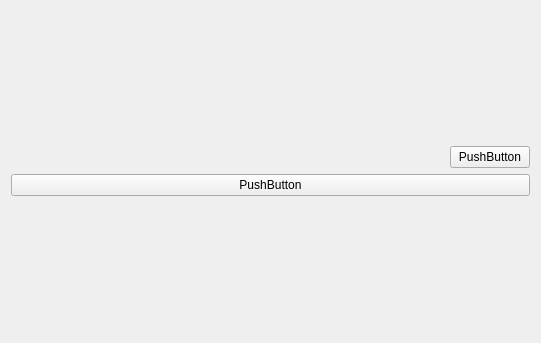
<?xml version="1.0" encoding="UTF-8"?>
<ui version="4.0">
 <class>Form</class>
 <widget class="QWidget" name="Form">
  <property name="geometry">
   <rect>
    <x>0</x>
    <y>0</y>
    <width>541</width>
    <height>343</height>
   </rect>
  </property>
  <property name="windowTitle">
   <string>Form</string>
  </property>
  <layout class="QGridLayout" name="gridLayout">
   <item row="0" column="0">
    <layout class="QVBoxLayout" name="verticalLayout">
     <item>
      <layout class="QHBoxLayout" name="horizontalLayout">
       <item>
        <spacer name="horizontalSpacer">
         <property name="orientation">
          <enum>Qt::Horizontal</enum>
         </property>
         <property name="sizeHint" stdset="0">
          <size>
           <width>40</width>
           <height>20</height>
          </size>
         </property>
        </spacer>
       </item>
       <item>
        <widget class="QPushButton" name="pushButton">
         <property name="text">
          <string>PushButton</string>
         </property>
        </widget>
       </item>
      </layout>
     </item>
     <item>
      <widget class="QPushButton" name="pushButton_2">
       <property name="text">
        <string>PushButton</string>
       </property>
      </widget>
     </item>
    </layout>
   </item>
  </layout>
 </widget>
 <resources/>
 <connections/>
</ui>
